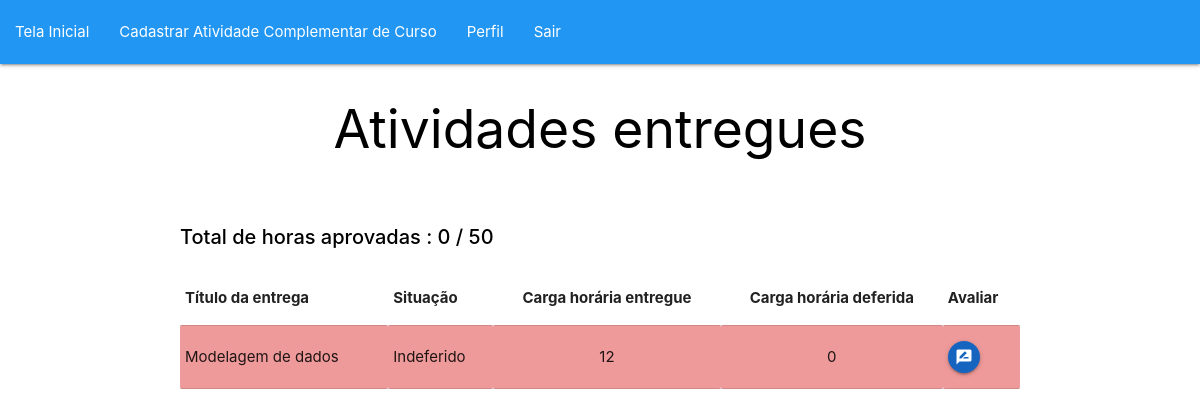
The page /validacao/validar.php?id=94 (signed in) on the database its author committed.
### tables this page shows
CREATE TABLE IF NOT EXISTS `aluno` (
  `id_aluno` int NOT NULL AUTO_INCREMENT,
  `nome` varchar(255) DEFAULT NULL,
  `matricula` char(10) DEFAULT NULL,
  `email` varchar(255) DEFAULT NULL,
  `senha` varchar(255) DEFAULT NULL,
  `conclusao_horas` int NOT NULL,
  `id_curso` int DEFAULT NULL,
  PRIMARY KEY (`id_aluno`),
  KEY `fk_aluno_curso` (`id_curso`)
);

CREATE TABLE IF NOT EXISTS `curso` (
  `id_curso` int NOT NULL AUTO_INCREMENT,
  `nome_curso` varchar(255) NOT NULL,
  `carga_horaria` int NOT NULL,
  PRIMARY KEY (`id_curso`)
);

CREATE TABLE IF NOT EXISTS `entrega_atividade` (
  `id_entrega_atividade` int NOT NULL AUTO_INCREMENT,
  `titulo_certificado` varchar(255) DEFAULT NULL,
  `carga_horaria_certificado` int DEFAULT NULL,
  `certificado` varchar(255) DEFAULT NULL,
  `carga_horaria_aprovada` int DEFAULT NULL,
  `status` varchar(255) DEFAULT NULL,
  `id_aluno` int DEFAULT NULL,
  `caminho` varchar(255) NOT NULL,
  `id_atividade_complementar` int NOT NULL,
  `observacoes` text NOT NULL,
  PRIMARY KEY (`id_entrega_atividade`),
  KEY `fk_aluno_entrega_atividade` (`id_aluno`),
  KEY `fk_id_atividade_complementar` (`id_atividade_complementar`)
);

### conecta.php (called while the page is built, shortened)
<?php
function excutarSQL($mysql, $sql)
{
    $resultado = mysqli_query($mysql, $sql);
    return $resultado;
}

### validacao/validar.php (the view, shortened to what this page needs)
<?php
$id = $_GET['id'];
require_once "../conecta.php";
$mysql = conectar();
$pastaDestino = "../certificados/";
$sql = "SELECT a.id_aluno, a.nome, a.matricula, a.email,
 ea.id_entrega_atividade, ea.status,
 ea.carga_horaria_certificado, ea.carga_horaria_aprovada,
 ea.status, ea.certificado, ea.caminho, ea.titulo_certificado,
 ea.observacoes, ac.descricao,
 ac.natureza, c.carga_horaria
 FROM aluno a
INNER JOIN entrega_atividade ea
ON a.id_aluno = $id AND ea.id_aluno = $id
INNER JOIN atividade_complementar ac
ON ea.id_atividade_complementar = ac.id_atividade_complementar
INNER JOIN curso c
ON a.id_curso AND c.id_curso = " . $_SESSION['coordenador'][2] . "
";
$resultado = excutarSQL($mysql, $sql);
?>
<!DOCTYPE html>
<html lang="pt-br">
<head>
    <link type="text/css" rel="stylesheet" href="../materialize/css/materialize.min.css" media="screen,projection" />
</head>
<body>
    <?php
    require_once "../boasPraticas/headerNav.php";
    ?>
    <main class="container">
        <h2 class="center-align">Atividades entregues</h2><br>
        <?php
        $entrega = mysqli_fetch_all($resultado, MYSQLI_ASSOC);
        $sql_total_horas = "SELECT SUM(ea.carga_horaria_aprovada ) FROM entrega_atividade ea WHERE ea.status = 'Deferido' AND ea.id_aluno = $id";
        $execucao_total_horas = excutarSQL($mysql, $sql_total_horas);
        $horas_totais_aprovadas = mysqli_fetch_assoc($execucao_total_horas);
        if ($horas_totais_aprovadas['SUM(ea.carga_horaria_aprovada )'] == 0) {
            $quantidade_total_horas = 0;
        } else {
            $quantidade_total_horas = $horas_totais_aprovadas['SUM(ea.carga_horaria_aprovada )'];
        }
        $imprimido = false;
        foreach ($entrega as $contagem_total) {
            if (!$imprimido) {
        ?>
                <p class="contagem"><strong>Total de horas aprovadas : <?php echo $quantidade_total_horas . " " . "/" . " " . $contagem_total['carga_horaria'] ?></strong></p>
                <?php
                $imprimido = true;
            }
        }
                ?>
        <table>
            <thead>
                <tr>
                    <th>Título da entrega</th>
                    <th>Situação</th>
                    <th class="teste">Carga horária entregue</th>
                    <th class="teste">Carga horária deferida</th>
                    <th colspan="1">Avaliar</th>
                </tr>
            </thead>
            <tbody>
                <?php
                foreach ($entrega as $informacoes_entrega) {
                    if ($informacoes_entrega['status'] == "Deferido") {
                        echo "<tr class=\"#a5d6a7 green lighten-3\">";
                        echo "<td>" . $informacoes_entrega['titulo_certificado'] . "</td>";
                        echo "<td>" . $informacoes_entrega['status'] . "</td>";
                        echo "<td class=\"teste\">" . $informacoes_entrega['carga_horaria_certificado'] . "</td>";
                        echo "<td class=\"teste\">" . $informacoes_entrega['carga_horaria_aprovada'] . "</td>";
                        echo '<td> <a href="#modal' . $informacoes_entrega['id_entrega_atividade'] . '" class="btn-floating btn-small waves-effect waves-light #1565c0 blue darken-3 modal-trigger"><i class="material-icons">rate_review</i></a> </td>';
                        echo "</tr>";
                ?>
                        <div id="modal<?php echo $informacoes_entrega['id_entrega_atividade']; ?>" class="modal myModal">
                            <?php
                            $sql_busca_natureza = "SELECT ea.id_atividade_complementar FROM entrega_atividade ea WHERE ea.id_entrega_atividade = " . $informacoes_entrega['id_entrega_atividade'];
                            $executar_sql_busca_natureza = excutarSQL($mysql, $sql_busca_natureza);
                            $natureza = mysqli_fetch_assoc($executar_sql_busca_natureza);
                            $sql_busca = "SELECT ac.carga_horaria_maxima, ac.descricao, ea.titulo_certificado, ea.carga_horaria_aprovada FROM atividade_complementar ac
                            INNER JOIN entrega_atividade ea
                            ON ac.id_atividade_complementar = ea.id_atividade_complementar
                            INNER JOIN aluno a
                            ON a.id_aluno = ea.id_aluno
                            WHERE ac.id_atividade_complementar = " . $natureza['id_atividade_complementar'] . " AND a.id_aluno = " . $id;
                            $execucao_sql_busca = excutarSQL($mysql, $sql_busca);
                            $busca = mysqli_fetch_all($execucao_sql_busca, MYSQLI_ASSOC);
                            $total_carga_horaria_aprovada = 0;
                            foreach ($busca as $atividade) {
                                $total_carga_horaria_aprovada += $atividade['carga_horaria_aprovada'];
                            }
                            $horas_restantes = $busca[0]['carga_horaria_maxima'] - $total_carga_horaria_aprovada;
                            if ($horas_restantes < 0) {
                                $horas_restantes = 0;
                            }
                            ?>
                            <div class="modal-footer">
                                <form action="mudarSituacao.php" method="POST">
                                    <input type="hidden" name="id_atividade" value="<?php echo $informacoes_entrega['id_entrega_atividade']; ?>">
                                    <input type="hidden" name="aluno" value="<?php echo $informacoes_entrega['id_aluno']; ?>">
                                    <input type="hidden" name="nome" value="<?php echo $informacoes_entrega['nome']; ?>">
                                    <input type="hidden" name="matricula" value="<?php echo $informacoes_entrega['matricula']; ?>">
                                    <input type="hidden" name="email" value="<?php echo $informacoes_entrega['email']; ?>">
                                    <input type="hidden" name="certificado" value="<?php echo $informacoes_entrega['titulo_certificado']; ?>">
                                    <input type="hidden" name="descricao" value="<?php echo $informacoes_entrega['descricao']; ?>">
                                    <div class="input-field col s12">
                                        <textarea id="textarea2" disabled class="materialize-textarea"><?php echo $informacoes_entrega['descricao'] ?></textarea>
                                        <label for="textarea2">Descrição da natureza : </label>
                                    </div>
                                    <div class="input-field col s12">
                                        <input placeholder="Carga horária restante para essa natureza"
                                            id="cargaRestante"
                                            name="cargaRestante"
                                            value="<?php echo $horas_restantes ?>"
                                            type="text"
                                            readonly>
                                        <label for="cargaRestante">Carga horária restante para essa natureza:</label>
                                    </div>
                                    <div class="input-field col s12">
                                        <input placeholder="Carga horária desenvolvida" id="cargahorariadesenvolvida" value="<?php echo $informacoes_entrega['carga_horaria_certificado'] ?>" type="text" class="validate" disabled>
                                        <label for="cargahorariadesenvolvida">Carga horária desenvolvida : </label>
                                    </div>
                                    <div class="input-field col s12">
                                        <input placeholder="Digite a carga que se deseja deferir" id="argaDef" name="cargaDefe" value="<?php echo $informacoes_entrega['carga_horaria_aprovada'] ?>" type="text" class="validate" pattern="^\d{1,2}$" required>
                                        <label for="cargDef">Carga horária deferida : </label>
                                        <span class="helper-text" data-error="Você deve digitar a carga horária que se deseja deferir"></span>
                                    </div>
                                    <div class="input-field col s12">
                                        <textarea id="textarea1" name="observacoes" class="materialize-textarea"><?php echo $informacoes_entrega['observacoes'] ?></textarea>
                                        <label for="textarea1">Adicionar observações : </label>
                                    </div>
                                    <a href="<?php echo $pastaDestino . $informacoes_entrega['caminho']; ?>" target="_blank" class="waves-effect waves-light btn">Visualizar entrega</a>
                                    <button type="submit" name="deferir" value="Deferir" class="modal-action modal-close waves-red btn green darken-1">
                                        Deferir </button>
                                    <button type="submit" name="indeferir" value="Indeferir" class="modal-action modal-close  btn waves-light red">
                                        Indeferir </button>
                                </form>
                            </div>
                        </div>
                        <?php
                    } else {
                        if ($informacoes_entrega['status'] == "Indeferido") {
                            echo "<tr class=\"#ef9a9a red lighten-3\">";
                            echo "<td>" . $informacoes_entrega['titulo_certificado'] . "</td>";
                            echo "<td>" . $informacoes_entrega['status'] . "</td>";
                            echo "<td class=\"teste\">" . $informacoes_entrega['carga_horaria_certificado'] . "</td>";
                            echo "<td class=\"teste\">" . $informacoes_entrega['carga_horaria_aprovada'] . "</td>";
                            echo '<td> <a href="#modal' . $informacoes_entrega['id_entrega_atividade'] . '" class="btn-floating btn-small waves-effect waves-light #1565c0 blue darken-3 modal-trigger"><i class="material-icons">rate_review</i></a> </td>';
                            echo "</tr>";
                        ?>
                <?php
                        }
                    }
                }
                ?>
            </tbody>
        </table>
    </main>
    <br><br>
</body>
</html>

### validacao/validar.php (style rules this page uses)
p, a, h2, h1, span { color: black; }
.contagem { font-size: 20px; }
.teste { justify-content: center; text-align: center; }

### rows shown on the page
aluno: quantidade_total_horas "0", curso.carga_horaria "50", entrega_atividade.titulo_certificado "Modelagem de dados", entrega_atividade.status "Indeferido", entrega_atividade.carga_horaria_certificado "12", entrega_atividade.carga_horaria_aprovada "0"
